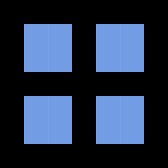

A level layout from a 2D game, rendered from its tile map. Below: a short description, then the map file with tile-grid data replaced by summaries:
An orthogonal 7x7 tile map with 24x24 px tiles, 3 tile layers (Regions, Input_set, InputNot_set), 2 hidden layers not drawn, 2 tilesets.

<map version="1.4" tiledversion="1.4.2" orientation="orthogonal" renderorder="right-down" width="7" height="7" tilewidth="24" tileheight="24" infinite="0" nextlayerid="6" nextobjectid="1">
 <tileset firstgid="1" name="sewer_tileset" tilewidth="24" tileheight="24" tilecount="72" columns="8">
  <image source="../sewer_tileset.png" trans="ff00ff" width="192" height="217" />
 </tileset>
 <tileset firstgid="73" name="rules_sewers" tilewidth="24" tileheight="24" tilecount="6" columns="3">
  <image source="rules_sewers.png" width="72" height="48" />
 </tileset>
 <layer id="1" name="Regions" width="7" height="7">
  <data>[49 cells, 16 non-empty, 1 distinct tile ids]</data>
 </layer>
 <layer id="2" name="Input_set" width="7" height="7">
  <data>[49 cells, 4 non-empty, 1 distinct tile ids]</data>
 </layer>
 <layer id="3" name="InputNot_set" width="7" height="7">
  <data>[49 cells, 12 non-empty, 1 distinct tile ids]</data>
 </layer>
 <layer id="4" name="InputNot_set" width="7" height="7" visible="0">
  <data>[49 cells, 8 non-empty, 1 distinct tile ids]</data>
 </layer>
 <layer id="5" name="Output_Ground" width="7" height="7" visible="0">
  <data>[49 cells, 4 non-empty, 4 distinct tile ids]</data>
 </layer>
</map>
